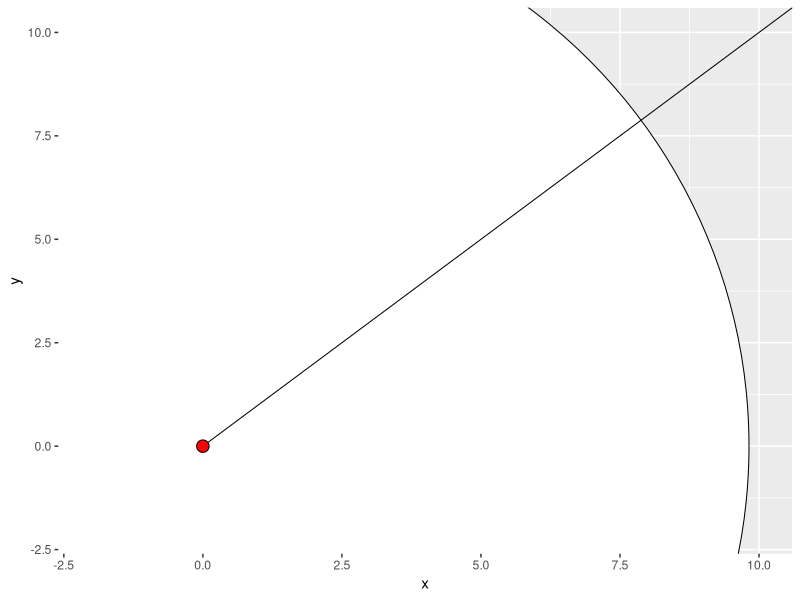

This chart was generated by the following R code:
# |------------------------------------------------------------------------|
# | Project: Batlight Plot                                                 |
# | Script:   main script, based on Andrew's work                          |
# | Authors:  Davit Sargsyan                                               |   
# | Created:  08/04/2018                                                   |
# | Modified:                                                              |
# |------------------------------------------------------------------------|
# Sources:
# https://github.com/tidyverse/ggplot2/wiki/Creating-a-new-geom
# https://deepsense.ai/how-to-create-a-new-geom-for-ggplot2/
# https://github.com/tidyverse/ggplot2/blob/master/vignettes/extending-ggplot2.Rmd
# Best reference
# https://stackoverflow.com/questions/36156387/how-to-make-a-custom-ggplot2-geom-with-multiple-geometries
# NOTE: use 'roxigen2' pacakge to create folder structure for the package;
# use 'packrat' to version control your dependencies.

# Load dependencies----
require(ggplot2)
require(data.table)
require(ggforce)

require(proto)
require(grid)

GeomBatlight <- ggproto("GeomBatlight", 
                        Geom,
                        required_aes = c("x",
                                         "y"),
                        setup_data = function(self, 
                                              data, 
                                              params) {
                          data <- ggproto_parent(Geom, self)$setup_data(data, params)
                          print(data)
                          data
                        },
                        default_aes = aes(shape = 21,
                                          colour = "black",
                                          fill = "red"),
                        
                        draw_group = function(data,
                                              panel_params,
                                              coord) {
                          print(panel_params)
                          print(coord)
                          coords <- coord$transform(data, 
                                                    panel_params)
                          obj1 <- grid::circleGrob(x = coords$x,
                                                   y = coords$y,
                                                   r = 1)

                          obj2 <- grid::segmentsGrob(x0 = coords$x,
                                                     y0 = coords$y,
                                                     x1 = coords$x + 1,
                                                     y1 = coords$y + 1)

                          obj3 <- grid::pointsGrob(x = coords$x,
                                                   y = coords$y,
                                                   pch = coords$shape,
                                                   gp = grid::gpar(col = coords$colour,
                                                                   fill = coords$fill))
                          
                          grobTree(obj1,
                                   obj2,
                                   obj3)
                          
                          # OPTION 2 (doesn't work!):
                          # obj1 <- grob(geom_segment(aes(x = coords$x,
                          #                               y = coords$y,
                          #                               xend = coords$x + 1,
                          #                               yend = coords$y + 1)))
                          # obj2 <- grob(geom_point(aes(x = c(coords$x,
                          #                                   coords$x + 1),
                          #                             y = c(coords$y,
                          #                                   coords$y + 1))))
                          # return(gList(obj1,
                          #              obj2))
                          
                        })

geom_batlight <- function(mapping = NULL, 
                          data = NULL, 
                          stat = "identity",
                          position = "identity",
                          na.rm = FALSE, 
                          show.legend = NA, 
                          inherit.aes = TRUE, ...) {
  layer(geom = GeomBatlight, 
        mapping = mapping, 
        data = data, 
        stat = stat, 
        position = position, 
        show.legend = show.legend, 
        inherit.aes = inherit.aes,
        params = list(na.rm = na.rm, ...))
}

ggplot() + 
  geom_batlight(aes(x = 0,
                    y = 0)) +
  coord_cartesian(xlim = c(-2, 10),
                  ylim = c(-2, 10))
